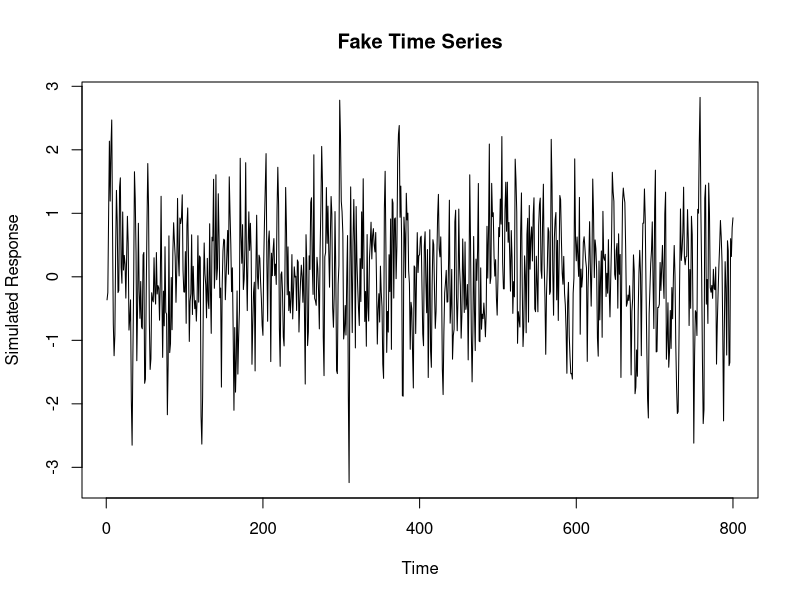
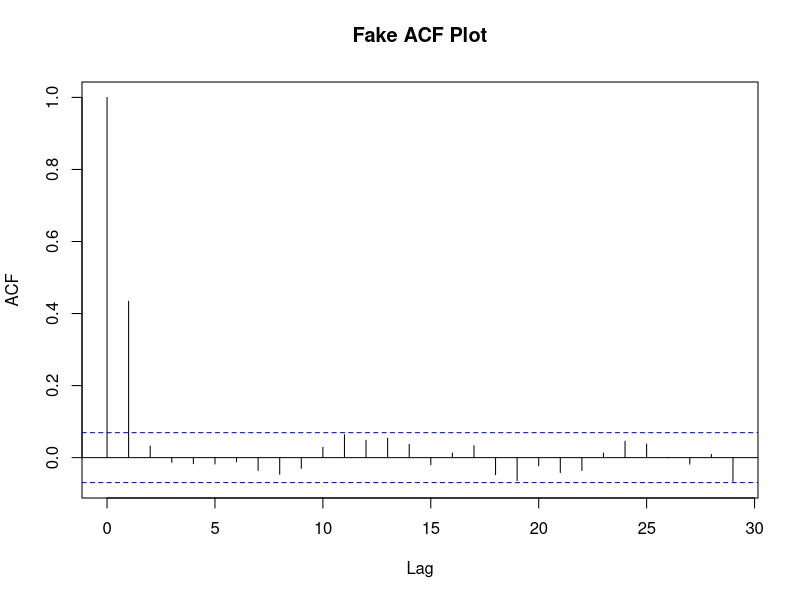

These charts were generated, in order, by the following R code:
## ---- chunk 1
knitr::opts_chunk$set(echo = TRUE)
## ---- chunk 2
#looks at the Western Pine Trees
set.seed(123456)
simz <- arima.sim(n = 800, list(ma=c(2,0)),sd = 0.4 )
plot(simz, main = "Fake Time Series", ylab = "Simulated Response", xlab = "Time")
acf(simz, main = "Fake ACF Plot") #SACF plot

## ---- chunk 3
roots<- polyroot(c(1,.37,.15))
roots
sqrt(1.2333^2 + 2.268^2)
#modulus is 2.58 so we have stationarity
